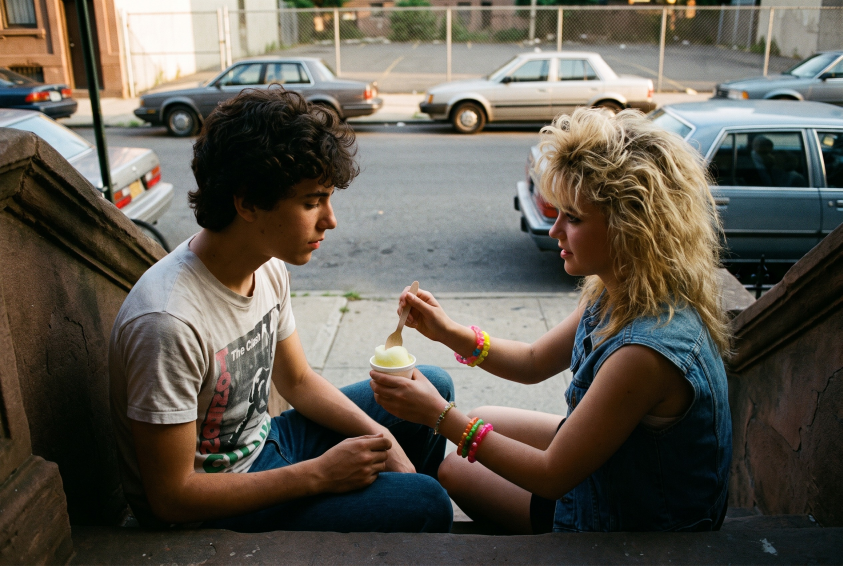
#> input picture tools/frame-extend/assets/01-angib-01-stoop.jpg, 2528 x 1696 px (shown at 1/3 size)
$ python -i strips.py   (imports and definitions only)
#> lines starting #> are read from the running program, lines starting #| are printed output that depends on the picture
#> further down, picture is the input picture: PIL image 2528x1696 RGB; mean R, G, B 95.8, 90.1, 80.5
#!/usr/bin/env python3
"""Strip-based horizontal outpaint helper for Crop Studio extend jobs.

Flux is trained around 1MP. Generating a full 5.75MP frame just to paint two
side bars is slow and pushes the model far outside its native regime. Instead we
hand Flux only the bar plus a strip of adjacent context, then composite the
painted bars back onto the untouched original.

  prep     read _ratio-2/extend-queue.json -> write context strips into assets/
  composite  take generated strips from outputs/ -> write full-res extended frames
"""
import json
import os
import sys

import numpy as np
from PIL import Image, ImageFilter

QUEUE = "/Volumes/SharedData/11-01-angib/02-stills/_ratio-2/extend-queue.json"
STILLS = "/Volumes/SharedData/11-01-angib/02-stills"
ROOT = os.path.dirname(os.path.abspath(__file__))
ASSETS = os.path.join(ROOT, "assets")
CTX = 512          # context columns fed alongside the bar
BLEND = 16         # cross-fade width at the join, in px
GRAIN_SIGMA = 0.6  # blur applied to synthetic grain, to match film grain size


def _grain_sigma(img):
    """Robust per-channel stddev of an image's high-frequency residual.

    Uses median-absolute-deviation so hard edges (which are structure, not
    grain) don't inflate the estimate.
    """
    a = np.asarray(img.convert("RGB"), dtype=np.float32)
    lo = np.asarray(img.convert("RGB").filter(
        ImageFilter.GaussianBlur(1.0)), dtype=np.float32)
    hi = a - lo
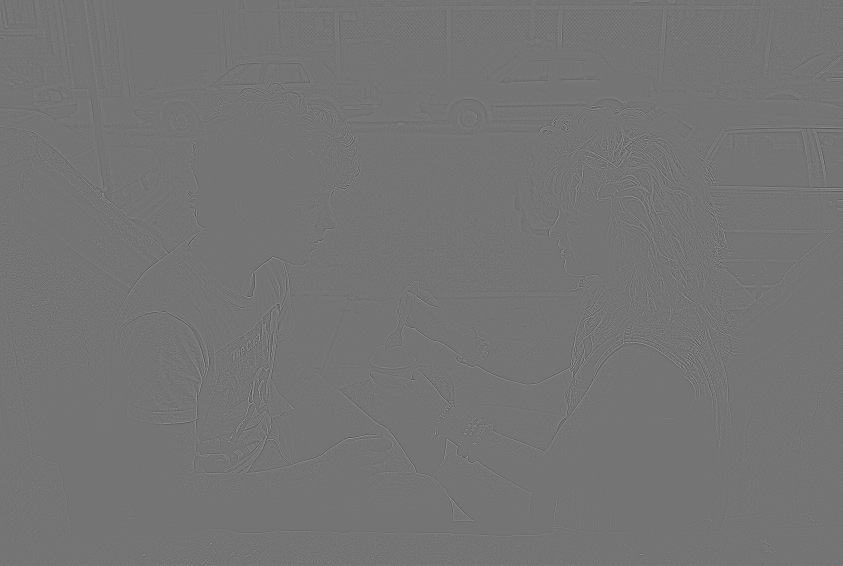
#> hi: shape (1696, 2528, 3) float32 (shown at 1/3 size); mean R, G, B 0.5, 0.5, 0.5; drawn with min black and max white
    mad = np.median(np.abs(hi - np.median(hi, axis=(0, 1))), axis=(0, 1))
#> mad = [3, 3, 3]
    return mad * 1.4826  # MAD -> sigma for a normal distribution


# [24 lines left out: function match_grain, not called in this run]


def stem(name):
    return os.path.splitext(name)[0]


def load_jobs():
    with open(QUEUE) as fh:
        return json.load(fh)["jobs"]


# [101 lines left out: functions prep, composite, not called in this run]


# [6 lines not run here, left out]

>>> from PIL import Image
>>> picture = Image.open('assets/01-angib-01-stoop.jpg')
>>> result = _grain_sigma(picture)
#> result = [4.45, 4.45, 4.45]
